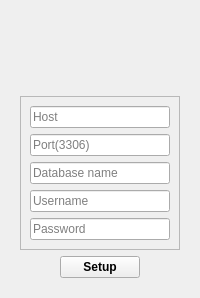
            <widget class="QWidget" name="DatabaseSetup">
             <layout class="QVBoxLayout" name="verticalLayout_8">
              <item alignment="Qt::AlignTop">
               <widget class="QWidget" name="widget_9" native="true">
                <property name="minimumSize">
                 <size>
                  <width>162</width>
                  <height>229</height>
                 </size>
                </property>
                <layout class="QVBoxLayout" name="verticalLayout_19">
                 <item alignment="Qt::AlignHCenter">
                  <widget class="QLabel" name="label_8">
                   <property name="minimumSize">
                    <size>
                     <width>70</width>
                     <height>70</height>
                    </size>
                   </property>
                   <property name="maximumSize">
                    <size>
                     <width>70</width>
                     <height>70</height>
                    </size>
                   </property>
                   <property name="text">
                    <string/>
                   </property>
                   <property name="pixmap">
                    <pixmap resource="QSS/QSS_Resources.qrc">:/icons/Icons/database.png</pixmap>
                   </property>
                   <property name="scaledContents">
                    <bool>true</bool>
                   </property>
                  </widget>
                 </item>
                 <item alignment="Qt::AlignTop">
                  <widget class="QFrame" name="frame_13">
                   <property name="frameShape">
                    <enum>QFrame::StyledPanel</enum>
                   </property>
                   <property name="frameShadow">
                    <enum>QFrame::Raised</enum>
                   </property>
                   <layout class="QVBoxLayout" name="verticalLayout_20">
                    <item>
                     <widget class="QLineEdit" name="Hostname">
                      <property name="placeholderText">
                       <string>Host</string>
                      </property>
                     </widget>
                    </item>
                    <item>
                     <widget class="QLineEdit" name="Port">
                      <property name="text">
                       <string/>
                      </property>
                      <property name="placeholderText">
                       <string>Port(3306)</string>
                      </property>
                     </widget>
                    </item>
                    <item>
                     <widget class="QLineEdit" name="Databasename">
                      <property name="cursor">
                       <cursorShape>IBeamCursor</cursorShape>
                      </property>
                      <property name="placeholderText">
                       <string>Database name</string>
                      </property>
                     </widget>
                    </item>
                    <item>
                     <widget class="QLineEdit" name="Username">
                      <property name="placeholderText">
                       <string>Username</string>
                      </property>
                     </widget>
                    </item>
                    <item>
                     <widget class="QLineEdit" name="Password">
                      <property name="placeholderText">
                       <string>Password</string>
                      </property>
                     </widget>
                    </item>
                   </layout>
                  </widget>
                 </item>
                 <item alignment="Qt::AlignHCenter">
                  <widget class="QPushButton" name="SetupDatabase">
                   <property name="font">
                    <font>
                     <weight>75</weight>
                     <bold>true</bold>
                    </font>
                   </property>
                   <property name="cursor">
                    <cursorShape>PointingHandCursor</cursorShape>
                   </property>
                   <property name="text">
                    <string>Setup</string>
                   </property>
                   <property name="icon">
                    <iconset resource="QSS/QSS_Resources.qrc">
                     <normaloff>:/icons/Icons/file-plus.png</normaloff>:/icons/Icons/file-plus.png</iconset>
                   </property>
                   <property name="iconSize">
                    <size>
                     <width>15</width>
                     <height>15</height>
                    </size>
                   </property>
                  </widget>
                 </item>
                </layout>
               </widget>
              </item>
             </layout>
            </widget>
